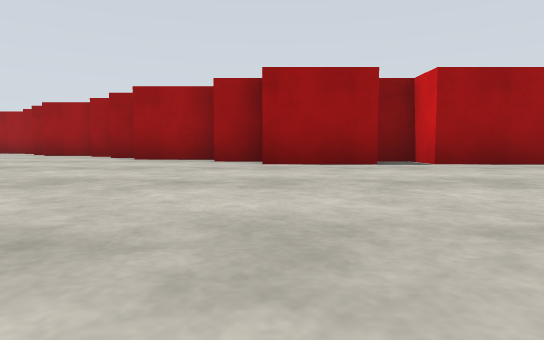
[1] (above)

24 first-person views from a walk through a Gazebo world. The camera is 0.5 m above the floor, tilts 4° down and sees 75° across. The floor is counted in squares, 2 m on a side. Each view is taken from the middle of a square. On the plan, view 1 faces up. The plan holds only what a view shows up to about 9 squares ahead; the rest is blank. The place goes on beyond the plan.

[2]
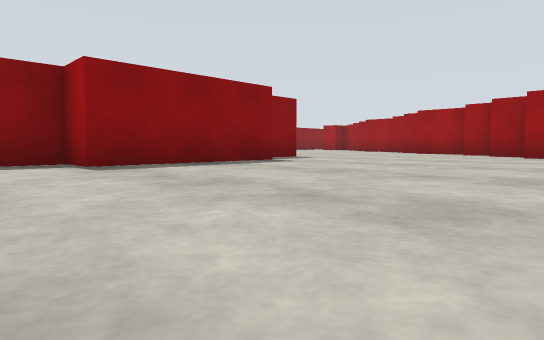

[3]
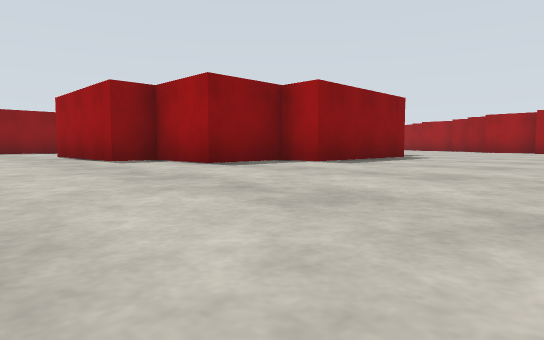

[4]
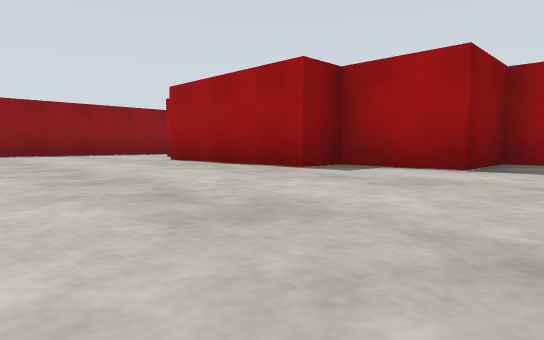

[5]
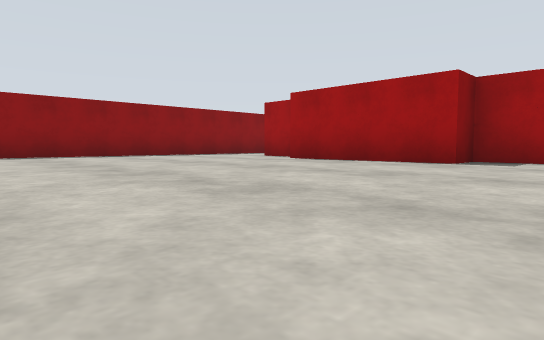

[6]
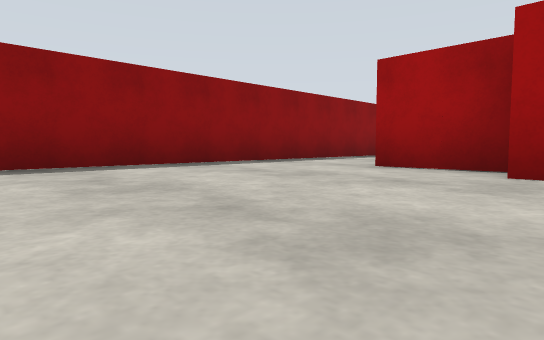

[7]
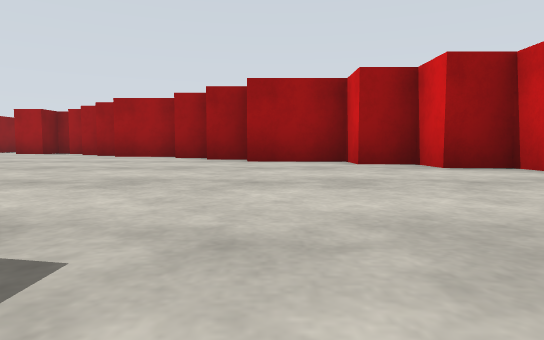

[8]
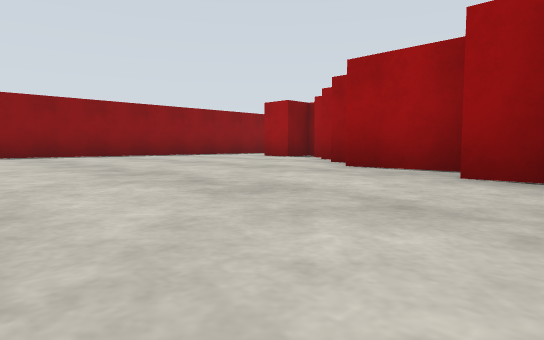

[9]
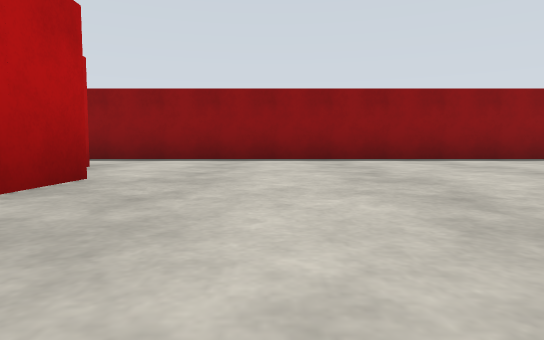

[10]
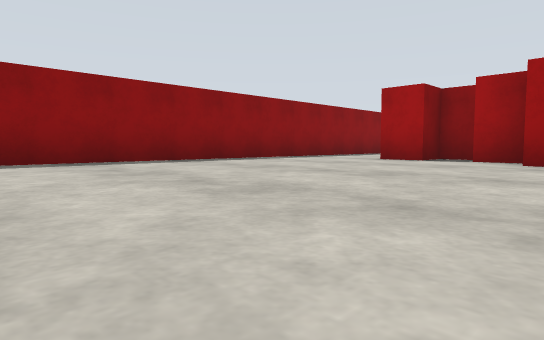

[11]
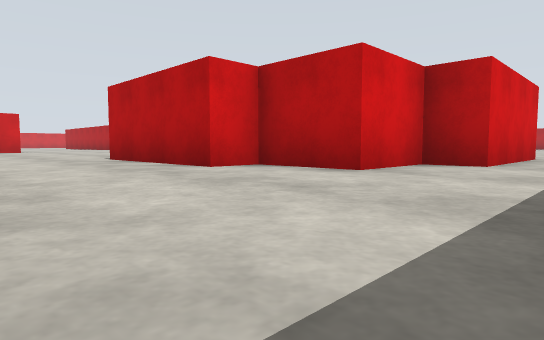

[12]
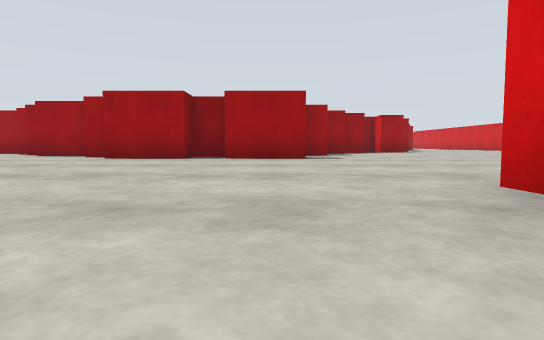

[13]
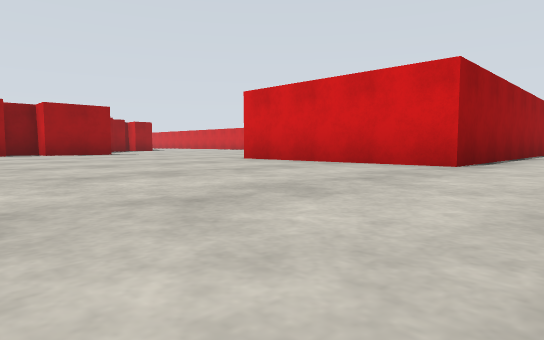

[14]
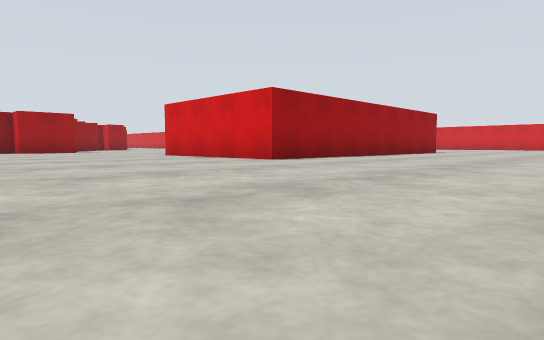

[15]
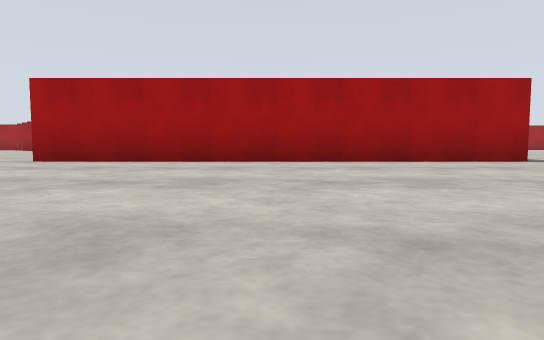

[16]
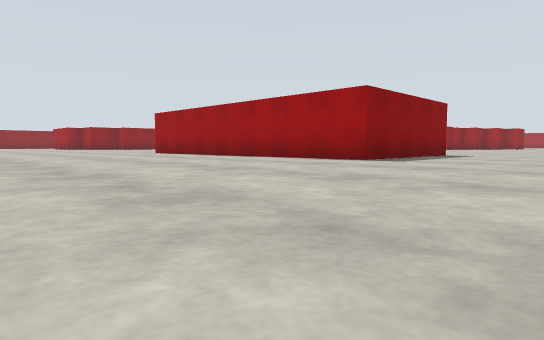

[17]
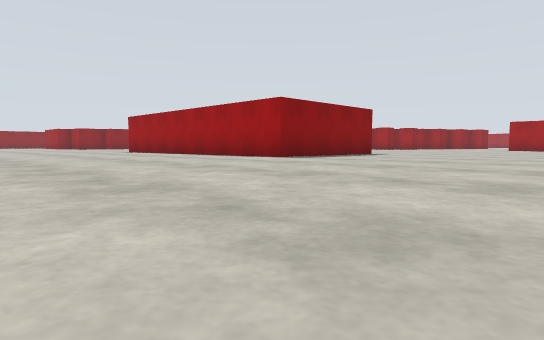

[18]
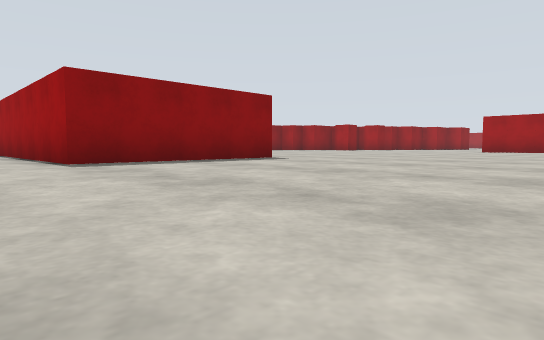

[19]
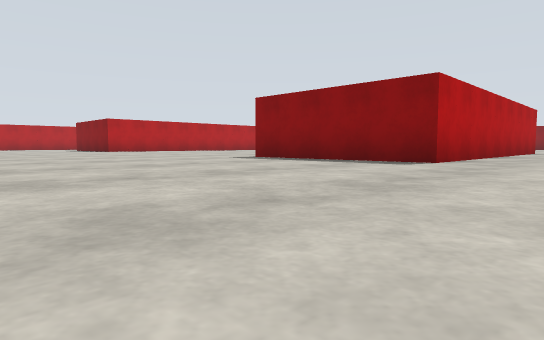

[20]
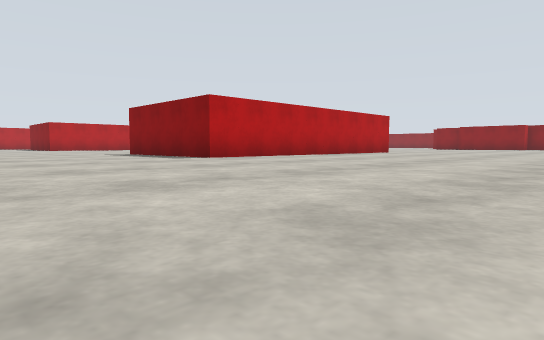

[21]
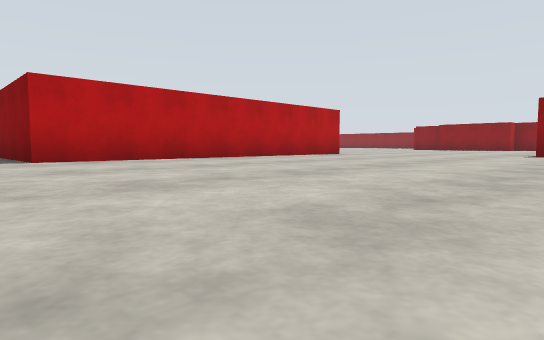

[22]
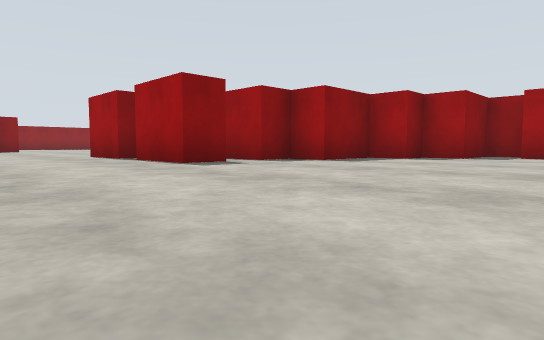

[23]
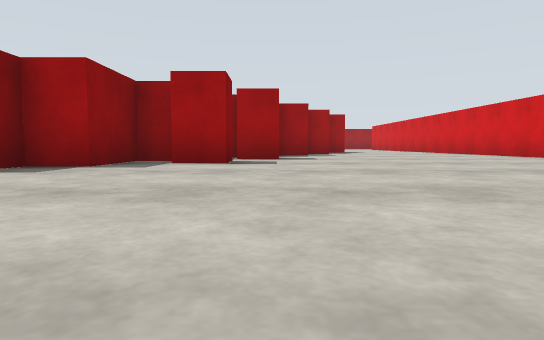

[24]
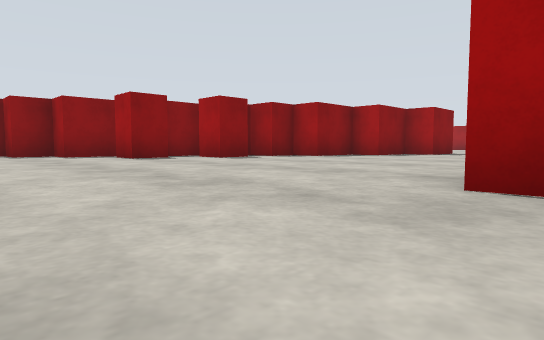

### Floor plan
Points are (right, up) in squares from view 1. A wall is a line through its corners. A room is listed if a view was taken in it or the views show most of it. See-through windows are left out.
Room 1 (views 1, 2, 3, 4, 5, 6, 7, 8, 9, 10, 11, 12, 13, 14, 15, 16, 17, 18, 19, 20, 21, 22, 23, 24)
walls: (6, 0.1) (11.9, 0.1) (11.9, -3.6) (4.4, -3.6) (4.4, 0.1); (1.4, 4.6) (-0.1, 4.6); (3.6, 5.5) (3.6, 4.6) (2.1, 4.6); (2.1, 5.4) (1.4, 5.4); (-0.1, 5.4) (-0.9, 5.4); (-0.9, 6.1) (-2.4, 6.1) (-2.4, 6.9) (-3.1, 6.9) (-3.1, 7.6) (-3.9, 7.6) (-3.9, 8.4) (-5.4, 8.4); (-5.4, 2.5) (-5.4, -0.6); (-6.1, -0.6) (-6.1, -2.1) (-7.6, -2.1) (-7.6, -2.9) (-10.6, -2.9); (-6.1, 4) (-6.1, 3.1); (6.5, 10.6) (5.9, 10.6) (5.9, 9.1) (5.1, 9.1) (5.1, 8.4) (4.4, 8.4) (4.4, 6.9) (3.6, 6.9) (3.6, 6.1) (2.6, 6.1); (7.4, 10.8) (7.4, 9.9) (6.6, 9.9); (6.6, 11.9) (6.6, 11); (8.1, 12.1) (8.1, 11.4) (7.4, 11.4); (-5.4, 9.1) (-6.1, 9.1); (-10.8, -2.1) (-12.1, -2.1); (-6.2, 9.9) (-6.9, 9.9); (-10.6, 4.6) (-7.6, 4.6); (-7, 10.6) (-8.4, 10.6); (13.4, 12) (13.4, 14.1); (8.9, 14.5) (8.9, 13.6) (8.1, 13.6) (8.1, 12.9); (-12.9, -0.6) (-12.9, 2.4) (-12.1, 2.4) (-12.1, 3.9) (-10.6, 3.9); (-8.6, 11.4) (-9.1, 11.4); (-10, 12.9) (-10.6, 12.9); (-11.4, 12.9) (-12.1, 12.9); (-10.8, 13.6) (-11.4, 13.6); (-14.4, 14.5) (-14.4, -7)

Positions as (right, up) in squares from view 1, and headings:
1: (0, 0), facing up
2: (-1, -2), facing up-left
3: (-2, -5), facing up-left
4: (-5, -6), facing up-left
5: (-6, -8), facing up-left
6: (-10, -6), facing up-left
7: (-5, 3), facing up
8: (-6, 7), facing up-left
9: (-8, 6), facing left
10: (-9, 7), facing up-left
11: (-14, 7), facing down-right
12: (3, -2), facing up
13: (0, -5), facing up-right
14: (0, -8), facing up-right
15: (8, -9), facing up
16: (15, -9), facing up-left
17: (17, -9), facing up-left
18: (17, -5), facing up-left
19: (17, 2), facing down-left
20: (16, 6), facing down-left
21: (13, 6), facing down-left
22: (8, 2), facing up-left
23: (8, 5), facing up
24: (14, 7), facing up-left
